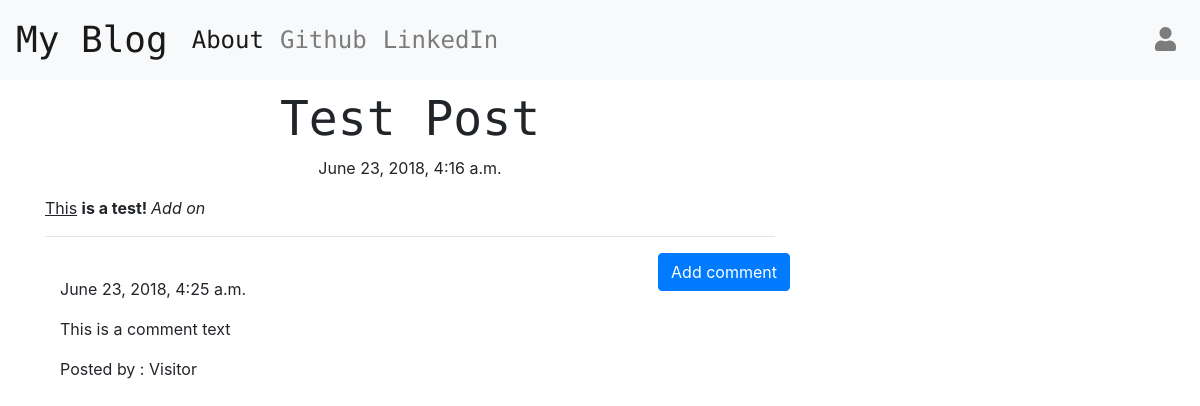
Screenshot of /post/2 with the database file from the repository.
### blog/models.py (models this page shows, shortened)
class Post(models.Model):
    author = models.ForeignKey('auth.User', on_delete=models.CASCADE)
    title = models.CharField(max_length=200)
    text = models.TextField()
    create_date = models.DateTimeField(default=timezone.now)
    published_date = models.DateTimeField(blank=True, null=True)

class Comment(models.Model):
    post = models.ForeignKey('blog.Post',related_name='comments',on_delete=models.CASCADE)
    author = models.CharField(max_length=200)
    text = models.TextField()
    create_date = models.DateTimeField(default=timezone.now())
    approved_comment = models.BooleanField(default=False)

### blog/views.py (the view)
# urls.py: path('post/<int:pk>', views.PostDetailView.as_view(), name='post_detail'),
class PostDetailView(DetailView):
    model = Post

### blog/templates/blog/post_detail.html (shortened to what this page needs)
{% extends 'blog/base.html' %}
{% block content %}
<h1 class='posttitle'>{{ post.title }}</h1>
{% if post.published_date %}
  <div class="date postdate">
      {{ post.published_date }}
  </div>
{% else %}
  <a class='btn btn-secondary' href="{% url 'post_publish' pk=post.pk %}">Publish</a>
{% endif %}
<p class='postcontent'>{{ post.text|safe|linebreaksbr }}</p>
<hr>
<a class='btn btn-primary btn-comment' href="{% url 'add_comment_to_post' pk=post.pk %}">Add comment</a>
<div class="container">
  {% for comment in post.comments.all %}
  <br>
    {% if user.is_authenticated or comment.approved_comment %}
      {{ comment.create_date }}
        <p>{{ comment.text|safe|linebreaks }}</p>
        <p>Posted by : {{ comment.author }}</p>
    {% endif %}
    {% empty %}
      <p>No Comments!</p>
  {% endfor %}
</div>
{% endblock %}

### blog/static/css/blog.css (style rules this page uses)
.postdate { text-align: center; }
.posttitle { font-family: 'Encode Sans Condensed', sans-serif; font-size: 3em; text-align: center; }
.postcontent { font-family: 'Montserrat'; font-size: 1.5em; }
.btn-comment { position: absolute; right: 0px; }

### rows the page displays
Post: title "Test Post", published_date "June 23, 2018, 4:16 a.m.", text "This is a test! Add on"
Comment: create_date "June 23, 2018, 4:25 a.m.", text "This is a comment text", author "Visitor"
